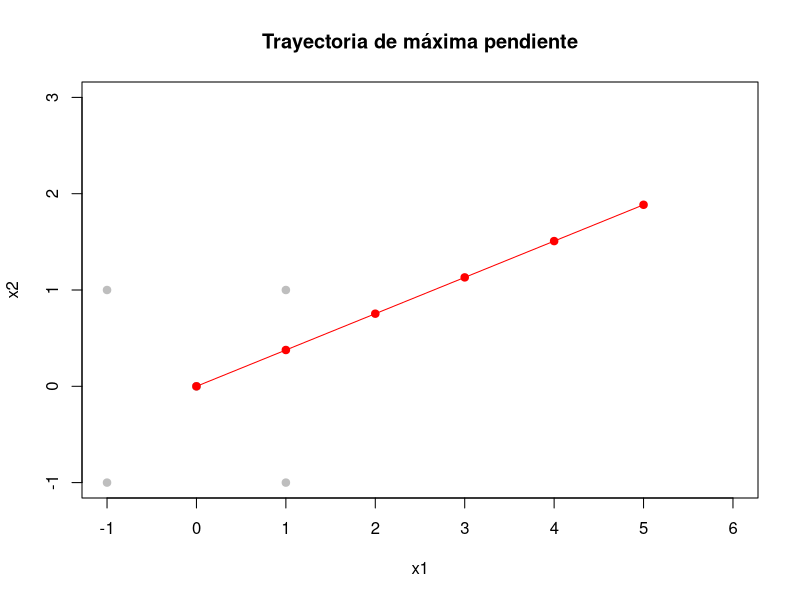

The R script that drew this image:
## ---- chunk 1
knitr::opts_chunk$set(echo = TRUE, message = FALSE, warning = FALSE,
                      fig.width = 6, fig.height = 5)
## ---- chunk 2
set.seed(9)
## ---- chunk 3
df <- read.csv('../datos/proceso-primer-orden.csv')
df
## ---- chunk 4
modelo <- lm(y ~ x1 + x2, data = df)
coef(modelo)
cat('R2 =', summary(modelo)$r.squared, '\n')
## ---- chunk 5
b <- coef(modelo)
paso_x1 <- 1.0
paso_x2 <- (b['x2'] / b['x1']) * paso_x1
pasos <- 0:5
ruta <- data.frame(paso = pasos, x1 = pasos * paso_x1,
                   x2 = round(pasos * paso_x2, 3))
ruta$y_pred <- predict(modelo, ruta[, c('x1','x2')])
ruta
## ---- chunk 6
plot(df$x1, df$x2, col = 'gray', pch = 19, xlim = c(-1, 6), ylim = c(-1, 3),
     xlab = 'x1', ylab = 'x2', main = 'Trayectoria de máxima pendiente')
lines(ruta$x1, ruta$x2, type = 'o', col = 'red', pch = 19)
